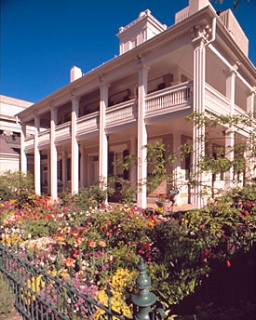
#> input picture lab1/colour_constancy/awb.jpg, 256 x 320 px
$ python ConvertColourSpace.py
#> lines starting #> are read from the running program, lines starting #| are printed output that depends on the picture
### lab1/colourspace/visualize.py
import cv2
import numpy as np
import matplotlib.pyplot as plt
from matplotlib import colors


def imshow_helper(img, ax, title, cmap=None, xticks=False, yticks=False):
    ax.imshow(img, cmap=cmap)
    ax.set_title(title)
    if not xticks:
        ax.set_xticks([])
    if not yticks:
        ax.set_yticks([])


def visualize(input_image, img_type):
    # Fill in this function. Remember to remove the pass command

    img_type_to_channels = {
        "opponent": ["O1", "O2", "O3"],
        "rgb": ["r", "g", "b"],
        "ycbcr": ["Y", "Cb", "Cr"],
        "hsv": ["Hue", "Saturation", "Value"],
        "original": ["R", "G", "B"],
    }

    fig, ax = plt.subplots(1, 4, figsize=(10, 4))

    if img_type == "gray":
        # plot 4 variants of gray-scale image
        titles = ["Lightness", "Average", "Luminosity", "OpenCV"]
        assert input_image.shape[-1] == 4
        for i in range(input_image.shape[-1]):
            imshow_helper(input_image[..., i], ax[i], titles[i], cmap="gray")

    else:
        # set complete image
        imshow_helper(input_image, ax[0], "Converted image", cmap="gray")

        # set individual channels
        for i in range(3):
            imshow_helper(
                input_image[..., i], ax[i + 1],
                "Channel {}".format(img_type_to_channels[img_type][i]),
                cmap="gray"
            )

    fpath = "./{}.png".format(img_type)
    plt.savefig(fpath, bbox_inches="tight")

    plt.show()

### lab1/colourspace/ConvertColourSpace.py
from matplotlib.pyplot import colormaps
import numpy as np
import cv2
import rgbConversions
from visualize import *

def ConvertColourSpace(input_image, colourspace):
    '''
    Converts an RGB image into a specified color space, visualizes the
    color channels and returns the image in its new color space.

    Colorspace options:
      opponent
      rgb -> for normalized RGB
      hsv
      ycbcr
      gray

    P.S: Do not forget the visualization part!
    '''

    # Convert the image into double precision for conversions
    input_image = input_image.astype(np.float32)

    if colourspace.lower() == 'opponent':
        # fill in the rgb2opponent function
        new_image = rgbConversions.rgb2opponent(input_image)

    elif colourspace.lower() == 'rgb':
        # fill in the rgb2opponent function
        new_image = rgbConversions.rgb2normedrgb(input_image)

    elif colourspace.lower() == 'hsv':
        # use built-in function from opencv
        # opencv expects the input RGB image to be in [0, 1]
        new_image = cv2.cvtColor(input_image / 255.0, cv2.COLOR_RGB2HSV)
        # normalize the H channel since it has values in [0, 360]
        new_image[..., 0] /= new_image[..., 0].max()

    elif colourspace.lower() == 'ycbcr':
        # use built-in function from opencv
        new_image = cv2.cvtColor(input_image / 255.0, cv2.COLOR_RGB2YCrCb)
        # convert YCrCb -> YCbCr
        new_image[..., [1, 2]] = new_image[..., [2, 1]]

    elif colourspace.lower() == 'gray':
        # fill in the rgb2opponent function
        new_image = rgbConversions.rgb2grays(input_image)

    else:
        print('Error: Unknown colorspace type [%s]...' % colourspace)
        new_image = input_image.astype("uint8")

    visualize(new_image, colourspace.lower())

    return new_image


if __name__ == '__main__':
    # Replace the image name with a valid image
    img_path = '../colour_constancy/awb.jpg'
    # Read with opencv
    I = cv2.imread(img_path)
#> I is the input picture: shape (320, 256, 3); mean B, G, R 109.3, 107.4, 121.2
    # Convert from BGR to RGB
    # This is a shorthand.
    I = I[:, :, ::-1]

    # # testing: original image with no conversion
    # out_img = ConvertColourSpace(I, 'original')

    # type 1: conversion to `opponent`
    # out_img = ConvertColourSpace(I, 'opponent')

    # # type 2: conversion to rgb
    # out_img = ConvertColourSpace(I, 'rgb')

    # # type 3: conversion to ycbcr
    # out_img = ConvertColourSpace(I, 'YCbCr')

    # # type 4: conversion to hsv
    out_img = ConvertColourSpace(I, 'hsv')
#> in ConvertColourSpace, `new_image = cv2.cvtColor(input_image / 255.0, cv2.COLOR_RGB2HSV)`: new_image: shape (320, 256, 3) float32; mean H, S, V 124.9, 0.4, 0.6
#> in ConvertColourSpace, `new_image[..., 0] /= new_image[..., 0].max()`: new_image: shape (320, 256, 3) float32; mean H, S, V 0.347, 0.435, 0.563
#> in visualize, `plt.savefig(fpath, bbox_inches="tight")`:
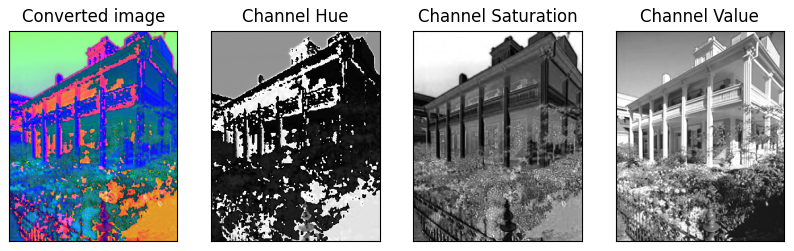
#> figure drawn by matplotlib, 4 panels

    # # type 5: conversion to gray
    # out_img = ConvertColourSpace(I, 'gray')
